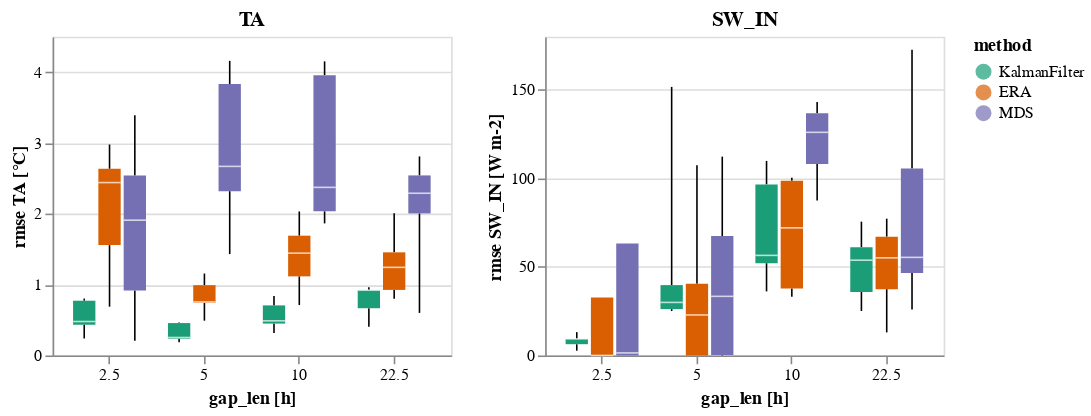

Notebook code cell kept with this figure:
### Code cell
the_plot(data_results)

### Figure 1 — Vega-Lite specification as saved in the notebook (floating-point values rounded to 4 significant figures)
{"config": {"view": {"continuousWidth": 300, "continuousHeight": 300}}, "vconcat": [{"hconcat": [{"mark": {"type": "boxplot", "extent": "min-max"}, "encoding": {"color": {"field": "method", "scale": {"domain": ["KalmanFilter", "ERA", "MDS"], "scheme": "dark2"}, "type": "nominal"}, "x": {"axis": {"labelAngle": 0}, "field": "gap_len", "title": "gap_len [h]", "type": "nominal"}, "xOffset": {"field": "method", "scale": {"domain": ["KalmanFilter", "ERA", "MDS"]}, "sort": ["KalmanFilter", "ERA", "MDS"], "type": "ordinal"}, "y": {"axis": {"grid": true}, "field": "rmse", "title": "rmse TA [°C]", "type": "quantitative"}}, "height": 200, "title": "TA", "width": 250}, {"data": {"name": "data-78a1cd730a6f5d072d2987aae74c6fac"}, "mark": {"type": "boxplot", "extent": "min-max"}, "encoding": {"color": {"field": "method", "scale": {"domain": ["KalmanFilter", "ERA", "MDS"], "scheme": "dark2"}, "type": "nominal"}, "x": {"axis": {"labelAngle": 0}, "field": "gap_len", "title": "gap_len [h]", "type": "nominal"}, "xOffset": {"field": "method", "scale": {"domain": ["KalmanFilter", "ERA", "MDS"]}, "sort": ["KalmanFilter", "ERA", "MDS"], "type": "ordinal"}, "y": {"axis": {"grid": true}, "field": "rmse", "title": "rmse SW_IN [W m-2]", "type": "quantitative"}}, "height": 200, "title": "SW_IN", "width": 250}]}], "bounds": "flush", "data": {"name": "data-d84549c73d941c2653553546c3a65227"}, "resolve": {"scale": {"xOffset": "independent"}}, "$schema": "https://vega.github.io/schema/vega-lite/v5.2.0.json", "datasets": {"data-d84549c73d941c2653553546c3a65227": [{"method": "KalmanFilter", "var": "TA", "gap_len": 2.5, "idx_rep": 0, "rmse": 0.4336, "rmse_stand": 0.05471}, {"method": "KalmanFilter", "var": "TA", "gap_len": 2.5, "idx_rep": 1, "rmse": 0.4791, "rmse_stand": 0.06046}, {"method": "KalmanFilter", "var": "TA", "gap_len": 2.5, "idx_rep": 2, "rmse": 0.2397, "rmse_stand": 0.03024}, {"method": "KalmanFilter", "var": "TA", "gap_len": 2.5, "idx_rep": 3, "rmse": 0.7728, "rmse_stand": 0.09752}, {"method": "KalmanFilter", "var": "TA", "gap_len": 2.5, "idx_rep": 4, "rmse": 0.8031, "rmse_stand": 0.1013}, {"method": "ERA", "var": "TA", "gap_len": 2.5, "idx_rep": 0, "rmse": 0.6886, "rmse_stand": 0.08689}, {"method": "ERA", "var": "TA", "gap_len": 2.5, "idx_rep": 1, "rmse": 2.978, "rmse_stand": 0.3757}, {"method": "ERA", "var": "TA", "gap_len": 2.5, "idx_rep": 2, "rmse": 1.558, "rmse_stand": 0.1966}, {"method": "ERA", "var": "TA", "gap_len": 2.5, "idx_rep": 3, "rmse": 2.635, "rmse_stand": 0.3325}, {"method": "ERA", "var": "TA", "gap_len": 2.5, "idx_rep": 4, "rmse": 2.44, "rmse_stand": 0.3079}, {"method": "MDS", "var": "TA", "gap_len": 2.5, "idx_rep": 0, "rmse": 2.541, "rmse_stand": 0.3207}, {"method": "MDS", "var": "TA", "gap_len": 2.5, "idx_rep": 1, "rmse": 3.392, "rmse_stand": 0.4281}, {"method": "MDS", "var": "TA", "gap_len": 2.5, "idx_rep": 2, "rmse": 0.2069, "rmse_stand": 0.0261}, {"method": "MDS", "var": "TA", "gap_len": 2.5, "idx_rep": 3, "rmse": 0.9168, "rmse_stand": 0.1157}, {"method": "MDS", "var": "TA", "gap_len": 2.5, "idx_rep": 4, "rmse": 1.91, "rmse_stand": 0.241}, {"method": "KalmanFilter", "var": "TA", "gap_len": 5.0, "idx_rep": 0, "rmse": 0.4647, "rmse_stand": 0.05864}, {"method": "KalmanFilter", "var": "TA", "gap_len": 5.0, "idx_rep": 1, "rmse": 0.2366, "rmse_stand": 0.02986}, {"method": "KalmanFilter", "var": "TA", "gap_len": 5.0, "idx_rep": 2, "rmse": 0.2537, "rmse_stand": 0.03202}, {"method": "KalmanFilter", "var": "TA", "gap_len": 5.0, "idx_rep": 3, "rmse": 0.1873, "rmse_stand": 0.02364}, {"method": "KalmanFilter", "var": "TA", "gap_len": 5.0, "idx_rep": 4, "rmse": 0.4572, "rmse_stand": 0.05769}, {"method": "ERA", "var": "TA", "gap_len": 5.0, "idx_rep": 0, "rmse": 0.7428, "rmse_stand": 0.09373}, {"method": "ERA", "var": "TA", "gap_len": 5.0, "idx_rep": 1, "rmse": 1.156, "rmse_stand": 0.1459}, {"method": "ERA", "var": "TA", "gap_len": 5.0, "idx_rep": 2, "rmse": 0.7557, "rmse_stand": 0.09536}, {"method": "ERA", "var": "TA", "gap_len": 5.0, "idx_rep": 3, "rmse": 0.9922, "rmse_stand": 0.1252}, {"method": "ERA", "var": "TA", "gap_len": 5.0, "idx_rep": 4, "rmse": 0.4908, "rmse_stand": 0.06193}, {"method": "MDS", "var": "TA", "gap_len": 5.0, "idx_rep": 0, "rmse": 2.319, "rmse_stand": 0.2927}, {"method": "MDS", "var": "TA", "gap_len": 5.0, "idx_rep": 1, "rmse": 2.669, "rmse_stand": 0.3368}, {"method": "MDS", "var": "TA", "gap_len": 5.0, "idx_rep": 2, "rmse": 3.83, "rmse_stand": 0.4833}, {"method": "MDS", "var": "TA", "gap_len": 5.0, "idx_rep": 3, "rmse": 4.159, "rmse_stand": 0.5248}, {"method": "MDS", "var": "TA", "gap_len": 5.0, "idx_rep": 4, "rmse": 1.431, "rmse_stand": 0.1806}, {"method": "KalmanFilter", "var": "TA", "gap_len": 10.0, "idx_rep": 0, "rmse": 0.8387, "rmse_stand": 0.1058}, {"method": "KalmanFilter", "var": "TA", "gap_len": 10.0, "idx_rep": 1, "rmse": 0.4501, "rmse_stand": 0.0568}, {"method": "KalmanFilter", "var": "TA", "gap_len": 10.0, "idx_rep": 2, "rmse": 0.7069, "rmse_stand": 0.08921}, {"method": "KalmanFilter", "var": "TA", "gap_len": 10.0, "idx_rep": 3, "rmse": 0.4887, "rmse_stand": 0.06167}, {"method": "KalmanFilter", "var": "TA", "gap_len": 10.0, "idx_rep": 4, "rmse": 0.3168, "rmse_stand": 0.03997}, {"method": "ERA", "var": "TA", "gap_len": 10.0, "idx_rep": 0, "rmse": 0.7116, "rmse_stand": 0.0898}, {"method": "ERA", "var": "TA", "gap_len": 10.0, "idx_rep": 1, "rmse": 1.444, "rmse_stand": 0.1823}, {"method": "ERA", "var": "TA", "gap_len": 10.0, "idx_rep": 2, "rmse": 2.033, "rmse_stand": 0.2565}, {"method": "ERA", "var": "TA", "gap_len": 10.0, "idx_rep": 3, "rmse": 1.691, "rmse_stand": 0.2133}, {"method": "ERA", "var": "TA", "gap_len": 10.0, "idx_rep": 4, "rmse": 1.116, "rmse_stand": 0.1409}, {"method": "MDS", "var": "TA", "gap_len": 10.0, "idx_rep": 0, "rmse": 4.151, "rmse_stand": 0.5239}, {"method": "MDS", "var": "TA", "gap_len": 10.0, "idx_rep": 1, "rmse": 2.035, "rmse_stand": 0.2568}, {"method": "MDS", "var": "TA", "gap_len": 10.0, "idx_rep": 2, "rmse": 1.864, "rmse_stand": 0.2352}, {"method": "MDS", "var": "TA", "gap_len": 10.0, "idx_rep": 3, "rmse": 3.956, "rmse_stand": 0.4992}, {"method": "MDS", "var": "TA", "gap_len": 10.0, "idx_rep": 4, "rmse": 2.373, "rmse_stand": 0.2994}, {"method": "KalmanFilter", "var": "TA", "gap_len": 22.5, "idx_rep": 0, "rmse": 0.9253, "rmse_stand": 0.1168}, {"method": "KalmanFilter", "var": "TA", "gap_len": 22.5, "idx_rep": 1, "rmse": 0.9616, "rmse_stand": 0.1213}, {"method": "KalmanFilter", "var": "TA", "gap_len": 22.5, "idx_rep": 2, "rmse": 0.6667, "rmse_stand": 0.08413}, {"method": "KalmanFilter", "var": "TA", "gap_len": 22.5, "idx_rep": 3, "rmse": 0.4069, "rmse_stand": 0.05135}, {"method": "KalmanFilter", "var": "TA", "gap_len": 22.5, "idx_rep": 4, "rmse": 0.9208, "rmse_stand": 0.1162}, {"method": "ERA", "var": "TA", "gap_len": 22.5, "idx_rep": 0, "rmse": 1.244, "rmse_stand": 0.157}, {"method": "ERA", "var": "TA", "gap_len": 22.5, "idx_rep": 1, "rmse": 0.9254, "rmse_stand": 0.1168}, {"method": "ERA", "var": "TA", "gap_len": 22.5, "idx_rep": 2, "rmse": 1.456, "rmse_stand": 0.1837}, {"method": "ERA", "var": "TA", "gap_len": 22.5, "idx_rep": 3, "rmse": 0.8016, "rmse_stand": 0.1012}, {"method": "ERA", "var": "TA", "gap_len": 22.5, "idx_rep": 4, "rmse": 2.007, "rmse_stand": 0.2533}, {"method": "MDS", "var": "TA", "gap_len": 22.5, "idx_rep": 0, "rmse": 2.005, "rmse_stand": 0.253}, {"method": "MDS", "var": "TA", "gap_len": 22.5, "idx_rep": 1, "rmse": 2.29, "rmse_stand": 0.2889}, {"method": "MDS", "var": "TA", "gap_len": 22.5, "idx_rep": 2, "rmse": 2.542, "rmse_stand": 0.3207}, {"method": "MDS", "var": "TA", "gap_len": 22.5, "idx_rep": 3, "rmse": 0.6008, "rmse_stand": 0.07582}, {"method": "MDS", "var": "TA", "gap_len": 22.5, "idx_rep": 4, "rmse": 2.81, "rmse_stand": 0.3546}], "data-78a1cd730a6f5d072d2987aae74c6fac": [{"method": "KalmanFilter", "var": "SW_IN", "gap_len": 2.5, "idx_rep": 0, "rmse": 2.679, "rmse_stand": 0.01313}, {"method": "KalmanFilter", "var": "SW_IN", "gap_len": 2.5, "idx_rep": 1, "rmse": 9.363, "rmse_stand": 0.0459}, {"method": "KalmanFilter", "var": "SW_IN", "gap_len": 2.5, "idx_rep": 2, "rmse": 9.363, "rmse_stand": 0.0459}, {"method": "KalmanFilter", "var": "SW_IN", "gap_len": 2.5, "idx_rep": 3, "rmse": 6.36, "rmse_stand": 0.03118}, {"method": "KalmanFilter", "var": "SW_IN", "gap_len": 2.5, "idx_rep": 4, "rmse": 13.17, "rmse_stand": 0.06457}, {"method": "ERA", "var": "SW_IN", "gap_len": 2.5, "idx_rep": 0, "rmse": 0.0, "rmse_stand": 0.0}, {"method": "ERA", "var": "SW_IN", "gap_len": 2.5, "idx_rep": 1, "rmse": 32.74, "rmse_stand": 0.1605}, {"method": "ERA", "var": "SW_IN", "gap_len": 2.5, "idx_rep": 2, "rmse": 32.74, "rmse_stand": 0.1605}, {"method": "ERA", "var": "SW_IN", "gap_len": 2.5, "idx_rep": 3, "rmse": 0.0, "rmse_stand": 0.0}, {"method": "ERA", "var": "SW_IN", "gap_len": 2.5, "idx_rep": 4, "rmse": 0.0, "rmse_stand": 0.0}, {"method": "MDS", "var": "SW_IN", "gap_len": 2.5, "idx_rep": 0, "rmse": 0.0, "rmse_stand": 0.0}, {"method": "MDS", "var": "SW_IN", "gap_len": 2.5, "idx_rep": 1, "rmse": 63.22, "rmse_stand": 0.3099}, {"method": "MDS", "var": "SW_IN", "gap_len": 2.5, "idx_rep": 2, "rmse": 63.22, "rmse_stand": 0.3099}, {"method": "MDS", "var": "SW_IN", "gap_len": 2.5, "idx_rep": 3, "rmse": 0.0, "rmse_stand": 0.0}, {"method": "MDS", "var": "SW_IN", "gap_len": 2.5, "idx_rep": 4, "rmse": 1.433, "rmse_stand": 0.007026}, {"method": "KalmanFilter", "var": "SW_IN", "gap_len": 5.0, "idx_rep": 0, "rmse": 151.6, "rmse_stand": 0.7433}, {"method": "KalmanFilter", "var": "SW_IN", "gap_len": 5.0, "idx_rep": 1, "rmse": 39.72, "rmse_stand": 0.1947}, {"method": "KalmanFilter", "var": "SW_IN", "gap_len": 5.0, "idx_rep": 2, "rmse": 25.07, "rmse_stand": 0.1229}, {"method": "KalmanFilter", "var": "SW_IN", "gap_len": 5.0, "idx_rep": 3, "rmse": 26.18, "rmse_stand": 0.1283}, {"method": "KalmanFilter", "var": "SW_IN", "gap_len": 5.0, "idx_rep": 4, "rmse": 29.95, "rmse_stand": 0.1468}, {"method": "ERA", "var": "SW_IN", "gap_len": 5.0, "idx_rep": 0, "rmse": 107.3, "rmse_stand": 0.5262}, {"method": "ERA", "var": "SW_IN", "gap_len": 5.0, "idx_rep": 1, "rmse": 40.53, "rmse_stand": 0.1987}, {"method": "ERA", "var": "SW_IN", "gap_len": 5.0, "idx_rep": 2, "rmse": 22.86, "rmse_stand": 0.1121}, {"method": "ERA", "var": "SW_IN", "gap_len": 5.0, "idx_rep": 3, "rmse": 0.0, "rmse_stand": 0.0}, {"method": "ERA", "var": "SW_IN", "gap_len": 5.0, "idx_rep": 4, "rmse": 0.0, "rmse_stand": 0.0}, {"method": "MDS", "var": "SW_IN", "gap_len": 5.0, "idx_rep": 0, "rmse": 112.3, "rmse_stand": 0.5503}, {"method": "MDS", "var": "SW_IN", "gap_len": 5.0, "idx_rep": 1, "rmse": 67.42, "rmse_stand": 0.3305}, {"method": "MDS", "var": "SW_IN", "gap_len": 5.0, "idx_rep": 2, "rmse": 33.38, "rmse_stand": 0.1636}, {"method": "MDS", "var": "SW_IN", "gap_len": 5.0, "idx_rep": 3, "rmse": 0.0, "rmse_stand": 0.0}, {"method": "MDS", "var": "SW_IN", "gap_len": 5.0, "idx_rep": 4, "rmse": 0.2198, "rmse_stand": 0.001077}, {"method": "KalmanFilter", "var": "SW_IN", "gap_len": 10.0, "idx_rep": 0, "rmse": 56.51, "rmse_stand": 0.277}, {"method": "KalmanFilter", "var": "SW_IN", "gap_len": 10.0, "idx_rep": 1, "rmse": 52.11, "rmse_stand": 0.2554}, {"method": "KalmanFilter", "var": "SW_IN", "gap_len": 10.0, "idx_rep": 2, "rmse": 96.6, "rmse_stand": 0.4735}, {"method": "KalmanFilter", "var": "SW_IN", "gap_len": 10.0, "idx_rep": 3, "rmse": 109.8, "rmse_stand": 0.5385}, {"method": "KalmanFilter", "var": "SW_IN", "gap_len": 10.0, "idx_rep": 4, "rmse": 36.18, "rmse_stand": 0.1773}, {"method": "ERA", "var": "SW_IN", "gap_len": 10.0, "idx_rep": 0, "rmse": 37.86, "rmse_stand": 0.1856}, {"method": "ERA", "var": "SW_IN", "gap_len": 10.0, "idx_rep": 1, "rmse": 72.05, "rmse_stand": 0.3532}, {"method": "ERA", "var": "SW_IN", "gap_len": 10.0, "idx_rep": 2, "rmse": 98.66, "rmse_stand": 0.4836}, {"method": "ERA", "var": "SW_IN", "gap_len": 10.0, "idx_rep": 3, "rmse": 100.3, "rmse_stand": 0.4919}, {"method": "ERA", "var": "SW_IN", "gap_len": 10.0, "idx_rep": 4, "rmse": 33.18, "rmse_stand": 0.1627}, {"method": "MDS", "var": "SW_IN", "gap_len": 10.0, "idx_rep": 0, "rmse": 136.8, "rmse_stand": 0.6704}, {"method": "MDS", "var": "SW_IN", "gap_len": 10.0, "idx_rep": 1, "rmse": 108.1, "rmse_stand": 0.5299}, {"method": "MDS", "var": "SW_IN", "gap_len": 10.0, "idx_rep": 2, "rmse": 143.1, "rmse_stand": 0.7016}, {"method": "MDS", "var": "SW_IN", "gap_len": 10.0, "idx_rep": 3, "rmse": 126.0, "rmse_stand": 0.6175}, {"method": "MDS", "var": "SW_IN", "gap_len": 10.0, "idx_rep": 4, "rmse": 87.55, "rmse_stand": 0.4291}, {"method": "KalmanFilter", "var": "SW_IN", "gap_len": 22.5, "idx_rep": 0, "rmse": 35.85, "rmse_stand": 0.1757}, {"method": "KalmanFilter", "var": "SW_IN", "gap_len": 22.5, "idx_rep": 1, "rmse": 53.8, "rmse_stand": 0.2637}, {"method": "KalmanFilter", "var": "SW_IN", "gap_len": 22.5, "idx_rep": 2, "rmse": 61.13, "rmse_stand": 0.2996}, {"method": "KalmanFilter", "var": "SW_IN", "gap_len": 22.5, "idx_rep": 3, "rmse": 25.1, "rmse_stand": 0.1231}, {"method": "KalmanFilter", "var": "SW_IN", "gap_len": 22.5, "idx_rep": 4, "rmse": 75.55, "rmse_stand": 0.3703}, {"method": "ERA", "var": "SW_IN", "gap_len": 22.5, "idx_rep": 0, "rmse": 37.45, "rmse_stand": 0.1836}, {"method": "ERA", "var": "SW_IN", "gap_len": 22.5, "idx_rep": 1, "rmse": 55.12, "rmse_stand": 0.2702}, {"method": "ERA", "var": "SW_IN", "gap_len": 22.5, "idx_rep": 2, "rmse": 67.09, "rmse_stand": 0.3289}, {"method": "ERA", "var": "SW_IN", "gap_len": 22.5, "idx_rep": 3, "rmse": 13.04, "rmse_stand": 0.06394}, {"method": "ERA", "var": "SW_IN", "gap_len": 22.5, "idx_rep": 4, "rmse": 77.26, "rmse_stand": 0.3787}, {"method": "MDS", "var": "SW_IN", "gap_len": 22.5, "idx_rep": 0, "rmse": 25.95, "rmse_stand": 0.1272}, {"method": "MDS", "var": "SW_IN", "gap_len": 22.5, "idx_rep": 1, "rmse": 55.38, "rmse_stand": 0.2715}, {"method": "MDS", "var": "SW_IN", "gap_len": 22.5, "idx_rep": 2, "rmse": 105.6, "rmse_stand": 0.5177}, {"method": "MDS", "var": "SW_IN", "gap_len": 22.5, "idx_rep": 3, "rmse": 46.51, "rmse_stand": 0.228}, {"method": "MDS", "var": "SW_IN", "gap_len": 22.5, "idx_rep": 4, "rmse": 172.6, "rmse_stand": 0.8461}]}}
